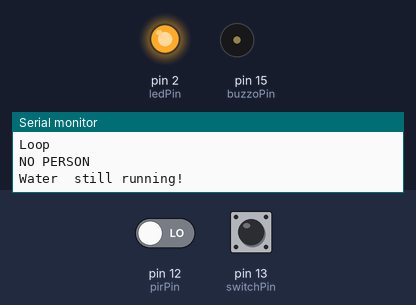
This sketch was run on a simulated Arduino Uno, built with avr-gcc and run on an emulated ATmega328P. On the bench: output pins drawn as LEDs (lit = HIGH), buzzer (waves = sounding), the last lines printed to the serial monitor. The inputs (shaded band) are chosen by the test bench; at power-on: pin 12 (pirPin) LOW, pin 13 (switchPin) HIGH.

Above: at 6.8 s.
6.9 s: pin 12 (pirPin) driven HIGH
At 9.5 s:
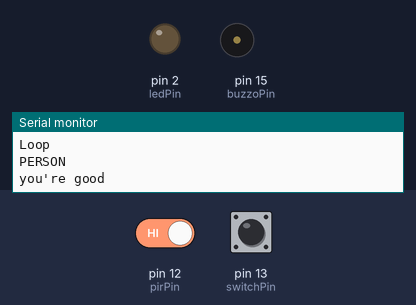
15.3 s: pin 12 (pirPin) driven LOW
At 15.59 s:
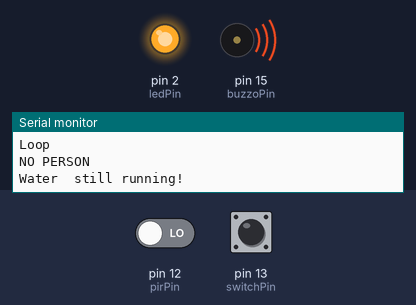
Timing chart, 0 to 25.3 s (numbered marks = the images above; inputs shaded):
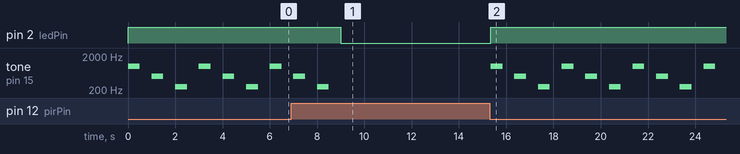

The sketch:

Final.ino
```cpp
const int switchPin = 13;        //
const int ledPin = 2;
const int buzzoPin = 15;
int pirPin = 12;               // PIR sensor
int pirState = LOW;             // we start, assuming no motion detected
int pirVal = 0;// variable for reading the pin status
int swiVal = 0;


void setup() {
  // put your setup code here, to run once:
  pinMode(ledPin, OUTPUT);      // declare LED as output
  pinMode(pirPin, INPUT);     // declare sensor as input

  pinMode(switchPin, INPUT);  // The magnetic switch

  pinMode(switchPin, INPUT_PULLUP);
  digitalWrite(switchPin, HIGH);

  digitalWrite(ledPin, LOW);

  Serial.begin(9600);

}

void loop() {
  // put your main code here, to run repeatedly:

  Serial.println("Loop");
  pirVal = digitalRead(pirPin);      // read pir value
  swiVal = digitalRead(switchPin);   // read magnetic switch value
  if (pirVal == HIGH) {
    Serial.println("PERSON");
  }

  if (pirVal == LOW) {
    Serial.println("NO PERSON");
  }

  if (swiVal == HIGH && pirVal == HIGH) {
    Serial.println("you're good");
    digitalWrite(ledPin, LOW);
  }

    else if (swiVal == HIGH && pirVal == LOW ) {
      Serial.println("Water  still running!");
      digitalWrite(ledPin, HIGH);
      tone(buzzoPin, 1000, 500);
      delay(1000);
      tone(buzzoPin, 500, 500);
      delay(1000);
      tone(buzzoPin, 250, 500);
      delay(1000);
    }


  else if (swiVal == LOW) {
    digitalWrite(ledPin, LOW);
    Serial.println("WATER OFF");
  }
}
```

Measured:
- after the input at 6.9 s, pin 2 (ledPin): HIGH → LOW after 2.1 s; tone on pin 15 (buzzoPin): goes on until 8.5 s, then stays silent
- after the input at 15.3 s, pin 2 (ledPin): LOW → HIGH after 0.05 s; tone on pin 15 (buzzoPin): silent → 1000 Hz after 0.05 s, then repeats every 3.0 s: silent 0.50 s, 500 Hz 0.50 s, silent 0.50 s, 250 Hz 0.50 s, silent 0.50 s, 1000 Hz 0.50 s
- by itself, tone on pin 15 (buzzoPin): repeats every 3.0 s: silent 0.50 s, 500 Hz 0.50 s, silent 0.50 s, 250 Hz 0.50 s, silent 0.50 s, 1000 Hz 0.50 s
